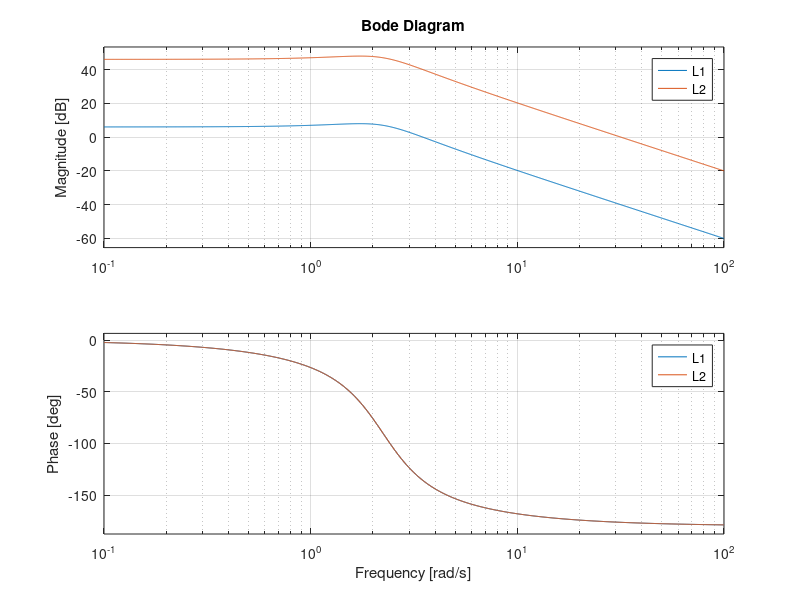
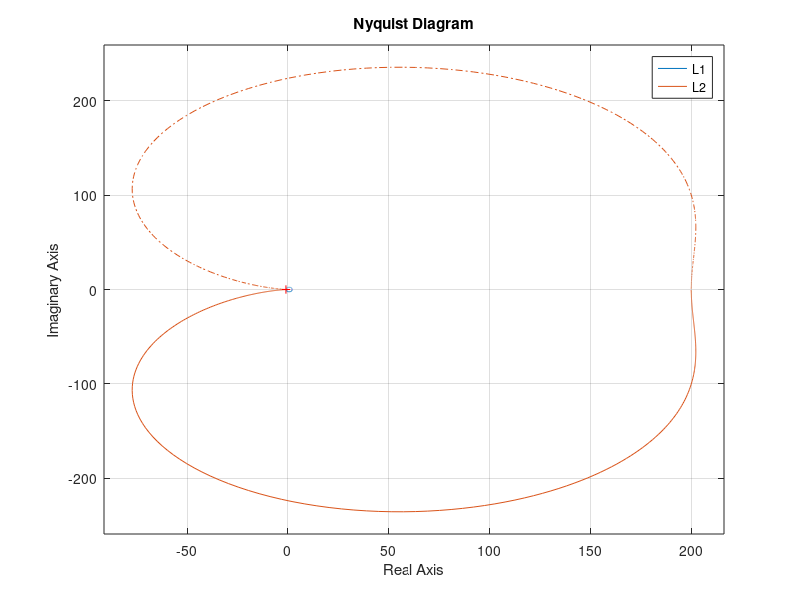

MATLAB code for these plots, in order:
P=tf(10,[1 2 5]);
C1=1;
C2=100;
% Op=1;
L1=series(C1,P);
L2=series(C2,P);
% H1=feedback(L1,1)
% H2=feedback(L2,1)
% S=1/(1+H);
figure(1)
bode(L1,L2);
figure(2)
nyquist(L1,L2);
legend('L1','L2');
[G1m,P1m,W1pc,W1gc]=margin(L1)
[G2m,P2m,W2pc,W2gc]=margin(L2)